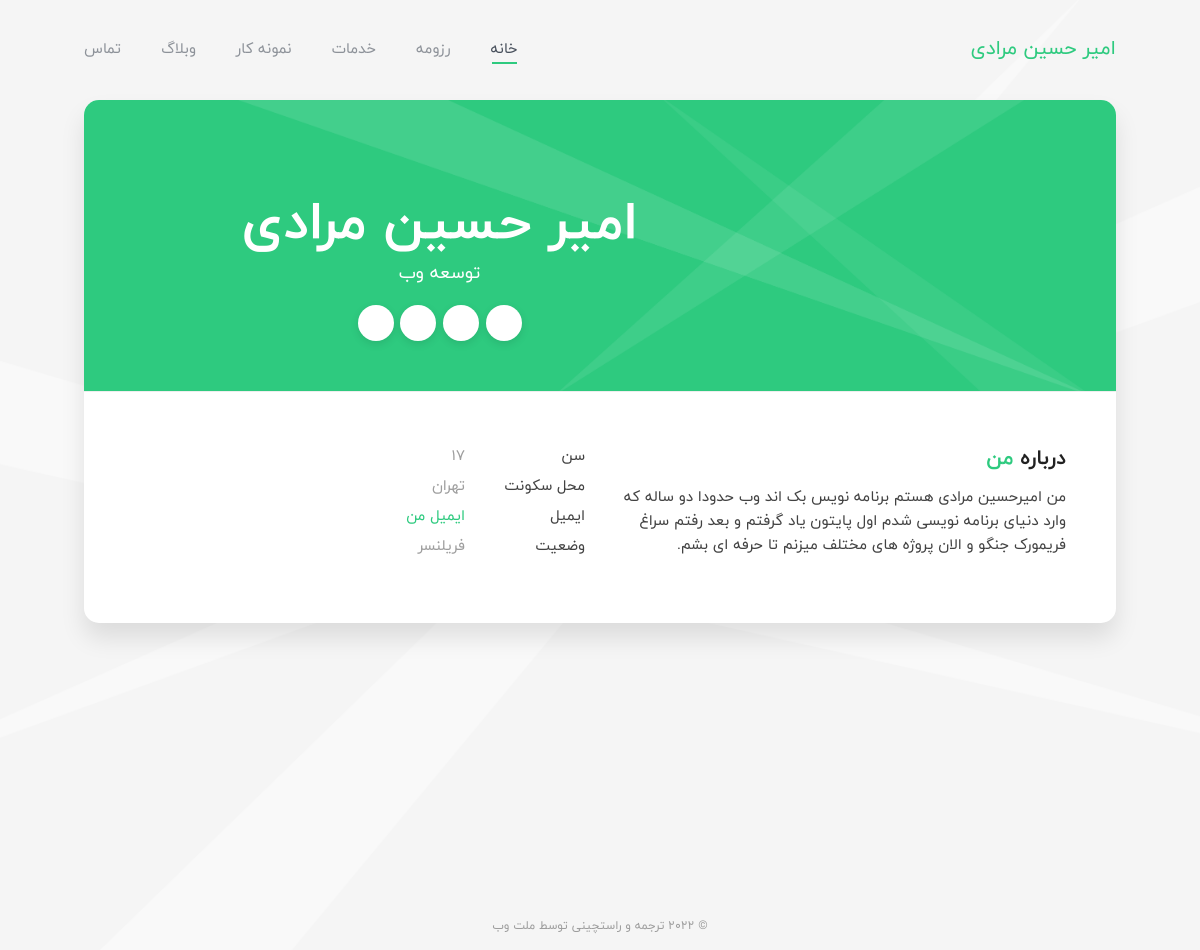
The page / on the database its author committed.
### contactus_app/models.py (models this page shows)
class Info(models.Model):
    name = models.CharField(max_length=50, blank=True)
    job = models.CharField(max_length=50, blank=True)
    bio = models.TextField(blank=True)
    prof = models.ImageField(upload_to='project', blank=True)
    address = models.CharField(max_length=100, blank=True)
    city = models.CharField(max_length=50, blank=True)
    age = models.CharField(max_length=60, blank=True)
    Condition = models.CharField(max_length=100, blank=True)
    phone = models.CharField(max_length=20, blank=True)
    email = models.EmailField()
    telegram = models.CharField(max_length=100)
    instagram = models.CharField(max_length=100)
    linkedin = models.CharField(max_length=100)
    github = models.CharField(max_length=100)

### home_app/views.py (the view)
# urls.py: 2. Add a URL to urlpatterns:  path('', views.home, name='home')
def home(request):
    if request.method == "POST":
        name = request.POST.get('name')
        email = request.POST.get('email')
        massage = request.POST.get('massage')
        Message.objects.create(name=name, email=email, massage=massage)
    projects = Project.objects.all()
    info = Info.objects.all().last()
    service = Services.objects.all()
    return render(request, 'home_app/index.html', context={'projects': projects, 'info': info, 'service': service})

### home_app/templates/home_app/index.html (shortened to what this page needs)
{% load static %}
<!DOCTYPE html>
<html lang="en" class="no-js">
<head>
    <link rel="stylesheet" href="{% static 'css/bootstrap.min.css' %}" type="text/css">
    <link rel="stylesheet" href="{% static 'css/normalize.css' %}" type="text/css">
    <link rel="stylesheet" href="{% static 'css/animate.css' %}" type="text/css">
    <link rel="stylesheet" href="{% static 'css/transition-animations.css' %}" type="text/css">
    <link rel="stylesheet" href="{% static 'css/owl.carousel.css' %}" type="text/css">
    <link rel="stylesheet" href="{% static 'css/magnific-popup.css' %}" type="text/css">
    <link rel="stylesheet" href="{% static 'css/main.css' %}" type="text/css">
    <link rel="stylesheet" href="{% static 'css/rtl.css' %}" type="text/css">
</head>
<body class="material-template">
<div id="page" class="page">
    <header id="site_header" class="header mobile-menu-hide">
        <div class="header-content">
            <div class="site-title-block mobile-hidden">
                <div class="site-title"><span>{{ info.name }}</span></div>
            </div>
            <div class="site-nav">
                <ul id="nav" class="site-main-menu">
                    <li>
                        <a class="pt-trigger" href="#home" data-animation="62">خانه</a>
                    </li>
                    <li>
                        <a class="pt-trigger" href="#resume" data-animation="62">رزومه</a>
                    </li>
                    <li>
                        <a class="pt-trigger" href="#services" data-animation="62">خدمات</a>
                    </li>
                    <li>
                        <a class="pt-trigger" href="#portfolio" data-animation="62">نمونه کار</a>
                    </li>
                    <li>
                        <a class="pt-trigger" href="#blog" data-animation="62">وبلاگ</a>
                    </li>
                    <li>
                        <a class="pt-trigger" href="#contact" data-animation="62">تماس</a>
                    </li>
                </ul>
            </div>
        </div>
    </header>
    <div id="main" class="site-main">
        <div class="pt-wrapper">
            <div class="subpages">
                <section class="pt-page" data-id="home">
                    <div class="section-inner start-page-content">
                        <div class="page-header">
                            <div class="row">
                                <div class="col-sm-4 col-md-4 col-lg-4">
                                </div>
                                <div class="col-sm-8 col-md-8 col-lg-8">
                                    <div class="title-block">
                                        <h1>{{ info.name }}</h1>
                                        <div class="owl-carousel text-rotation">
                                            <div class="item">
                                                <div class="sp-subtitle">{{ info.job }}</div>
                                            </div>
                                        </div>
                                    </div>
                                    <div class="social-links">
                                        <a href="{{ info.telegram }}"><i class="fa fa-telegram"></i></a>
                                        <a href="{{ info.linkedin }}"><i class="fa fa-linkedin"></i></a>
                                        <a href="{{ info.github }}"><i class="fa fa-github"></i></a>
                                        <a href="{{ info.instagram }}"><i class="fa fa-instagram"></i></a>
                                    </div>
                                </div>
                            </div>
                        </div>
                        <div class="page-content">
                            <div class="row">
                                <div class="col-sm-6 col-md-6 col-lg-6">
                                    <div class="about-me">
                                        <div class="block-title">
                                            <h3>درباره <span>من</span></h3>
                                        </div>
                                        <p>{{ info.bio }}</p>
                                    </div>
                                </div>
                                <div class="col-sm-6 col-md-6 col-lg-6">
                                    <ul class="info-list">
                                        <li><span class="title">سن</span><span class="value">{{ info.age }}</span></li>
                                        <li><span class="title">محل سکونت</span><span
                                                class="value"> {{ info.address }}</span>
                                        </li>
                                        <li><span class="title">ایمیل</span><span class="value"><a
                                                href="mailto:{{ info.email }}">ایمیل من</a></span></li>
                                        <li><span class="title">وضعیت</span><span
                                                class="value available">{{ info.Condition }}</span></li>
                                    </ul>
                                </div>
                            </div>
                        </div>
                    </div>
                </section>
            </div>
        </div>
    </div>
</div>
<footer>
    <div class="copyrights">© 2022 ترجمه و راستچینی توسط ملت وب</div>
</footer>
</body>
</html>

### assets/css/transition-animations.css (style rules this page uses)
.pt-page-rotateCarouselLeftIn { -webkit-transform-origin: 0% 50%; transform-origin: 0% 50%; -webkit-animation: rotateCarouselLeftIn .8s both ease; animation: rotateCarouselLeftIn .8s both ease; }

### assets/css/rtl.css (style rules this page uses)
.owl-carousel.owl-loaded { direction: ltr; }
a,body,h1,h2,h3,h4,h5,h6,p,.button, button, input, textarea,.pricing-table .title,.site-title { font-family:iranyekan! important; direction: rtl; }
.site-title-block { float: right; }
.site-nav { float: left; }
.site-main-menu li { float: right; }
.site-main-menu li:last-child a { margin-left: 0; margin-right: 20px; }
@media (min-width: 1200px) { .col-lg-1, .col-lg-10, .col-lg-11, .col-lg-12, .col-lg-2, .col-lg-3, .col-lg-4, .col-lg-5, .col-lg-6, .col-lg-7, .col-lg-8, .col-lg-9 { float: right; } }
@media (min-width: 992px) { .col-md-1, .col-md-10, .col-md-11, .col-md-12, .col-md-2, .col-md-3, .col-md-4, .col-md-5, .col-md-6, .col-md-7, .col-md-8, .col-md-9 { float: right; } }
.info-list li { text-align: right; }

### rows shown on the page
Info: name "امیر حسین مرادی", job "توسعه وب", bio "من امیرحسین مرادی هستم برنامه نویس بک اند وب حدودا دو ساله که وارد دنیای برنامه نویسی شدم اول پایتون یاد گرفتم و بعد رفتم سراغ فریمورک جنگو و الان پروژه های مختلف میزنم تا حرفه ای بشم.", age "17", address "تهران", Condition "فریلنسر"
